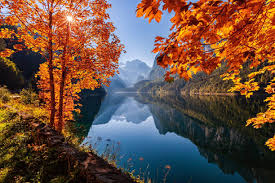
#> input picture lake.jpg, 275 x 183 px, found by its file name
$ jupyter execute --allow-errors Task1.ipynb
#> lines starting #> are read from the running program, lines starting #| are printed output that depends on the picture
[cell 1]
from PIL import Image
import numpy as np
import matplotlib.pyplot as plt

[cell 2]
image_path = r'/Users/ayantanwar/Documents/CE712/CE-712-Assignments/lake.jpg'
img = Image.open(image_path)
#> img is the input picture: PIL image 275x183 RGB; mean R, G, B 107, 78.9, 65.4
img_array = np.array(img)

[cell 3]
mode = img.mode
#> mode = 'RGB'
bit_depth = img_array.dtype.itemsize * 8   # converting bytes to bits
#> bit_depth = 8
print(bit_depth)
#| 8

if len(img_array.shape) == 2:
    num_bands=1  #grayscale
else :
    num_bands = img_array.shape[2]
#> num_bands = 3
print("Spectral Resolution : ",num_bands," band(s)")
#| Spectral Resolution :  3  band(s)

[cell 4]
downscaled = img.resize((img.width//10, img.height // 10), Image.BILINEAR)
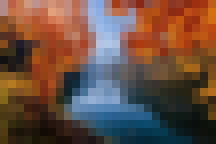
#> downscaled: PIL image 27x18 RGB (shown 8 times larger); mean R, G, B 106.9, 78.9, 65.5

upscaled = downscaled.resize((img.width * 10, img.height * 10), Image.BILINEAR)
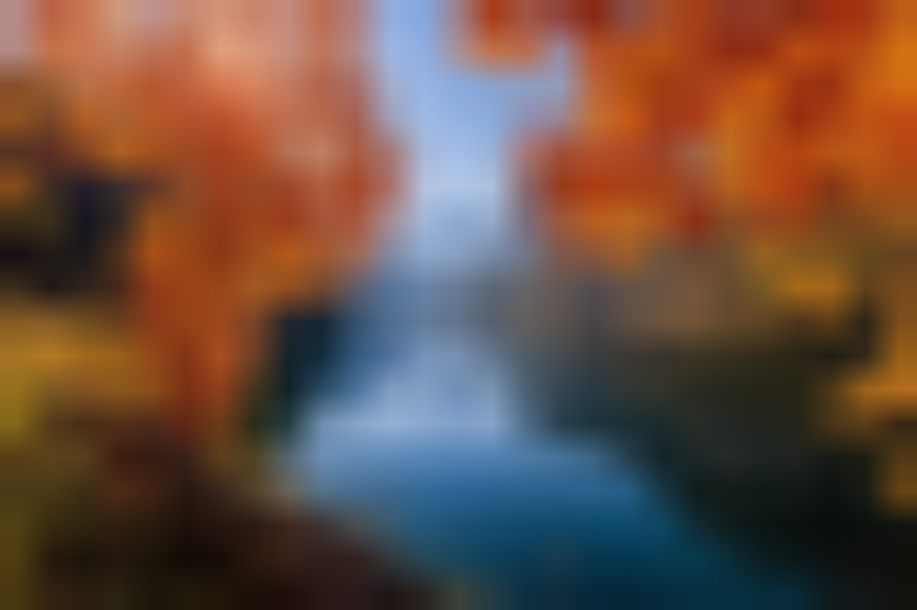
#> upscaled: PIL image 2750x1830 RGB (shown at 1/3 size); mean R, G, B 106.9, 78.9, 65.5

[cell 5]
fig, axes = plt.subplots(1,3,figsize=(15,5))

axes[0].imshow(img,cmap='gray')
axes[0].set_title('Original')
axes[0].axis('off')

axes[1].imshow(downscaled,cmap='gray')
axes[1].set_title('Downscaled')
axes[1].axis('off')

axes[2].imshow(upscaled,cmap='gray')
axes[2].set_title('Upscaled')
axes[2].axis('off')

plt.tight_layout()
plt.show()
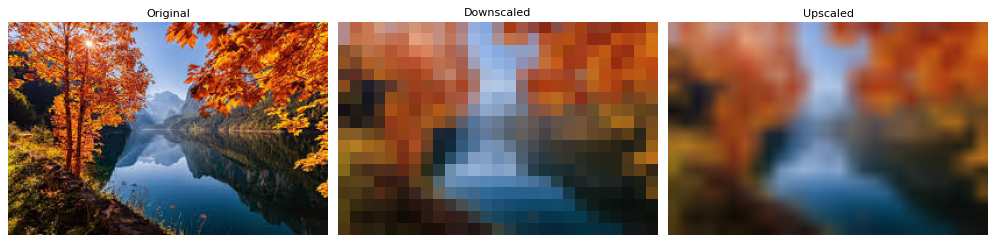
#> figure drawn by matplotlib, 3 panels

[cell 6]
print("Original size : ",img.size)
#| Original size :  (275, 183)
print("Downscaled size : ",downscaled.size)
#| Downscaled size :  (27, 18)
print("Upscaled size : ",upscaled.size)
#| Upscaled size :  (2750, 1830)
